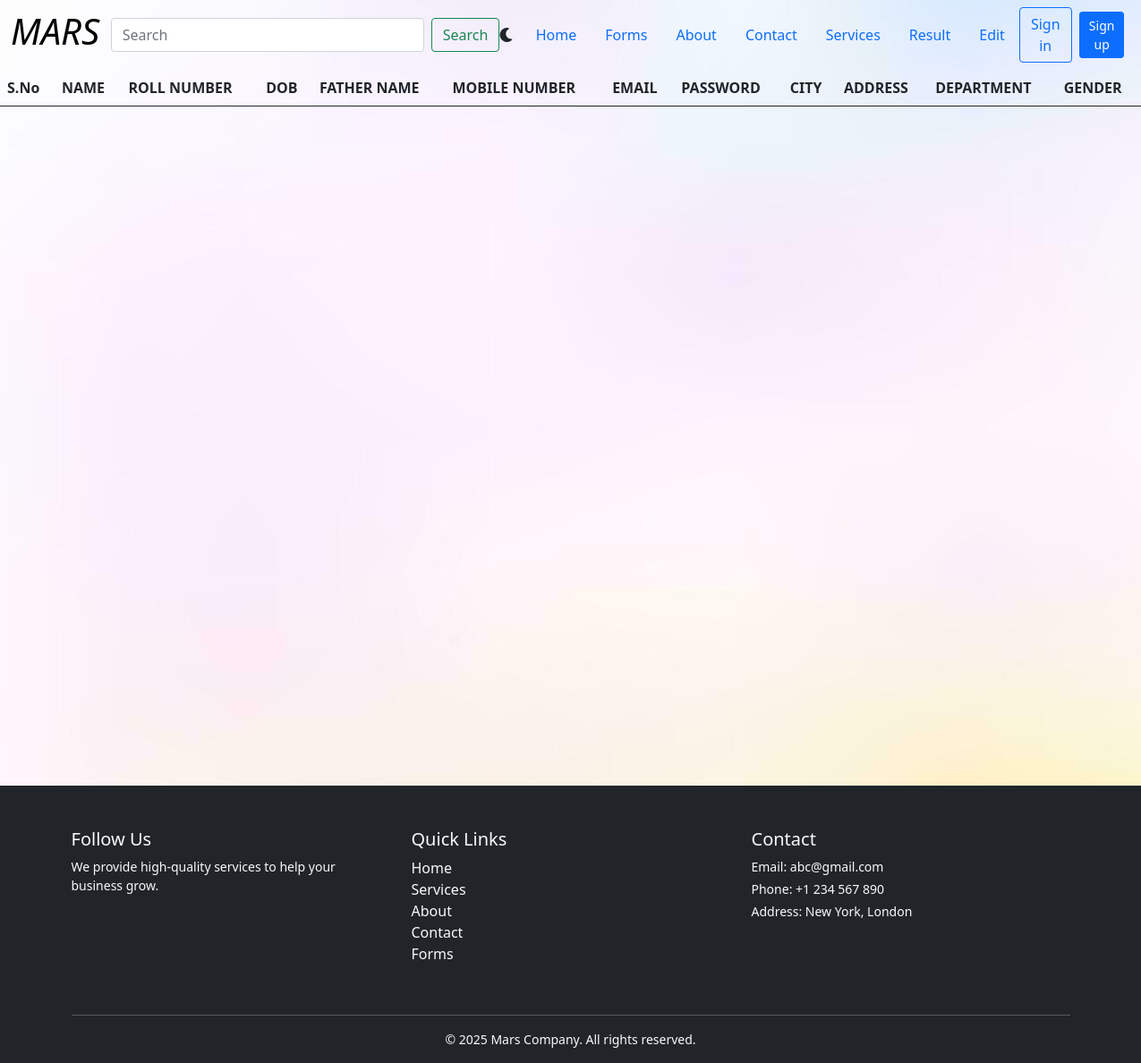
/result, run on an earlier commit of the app's database.
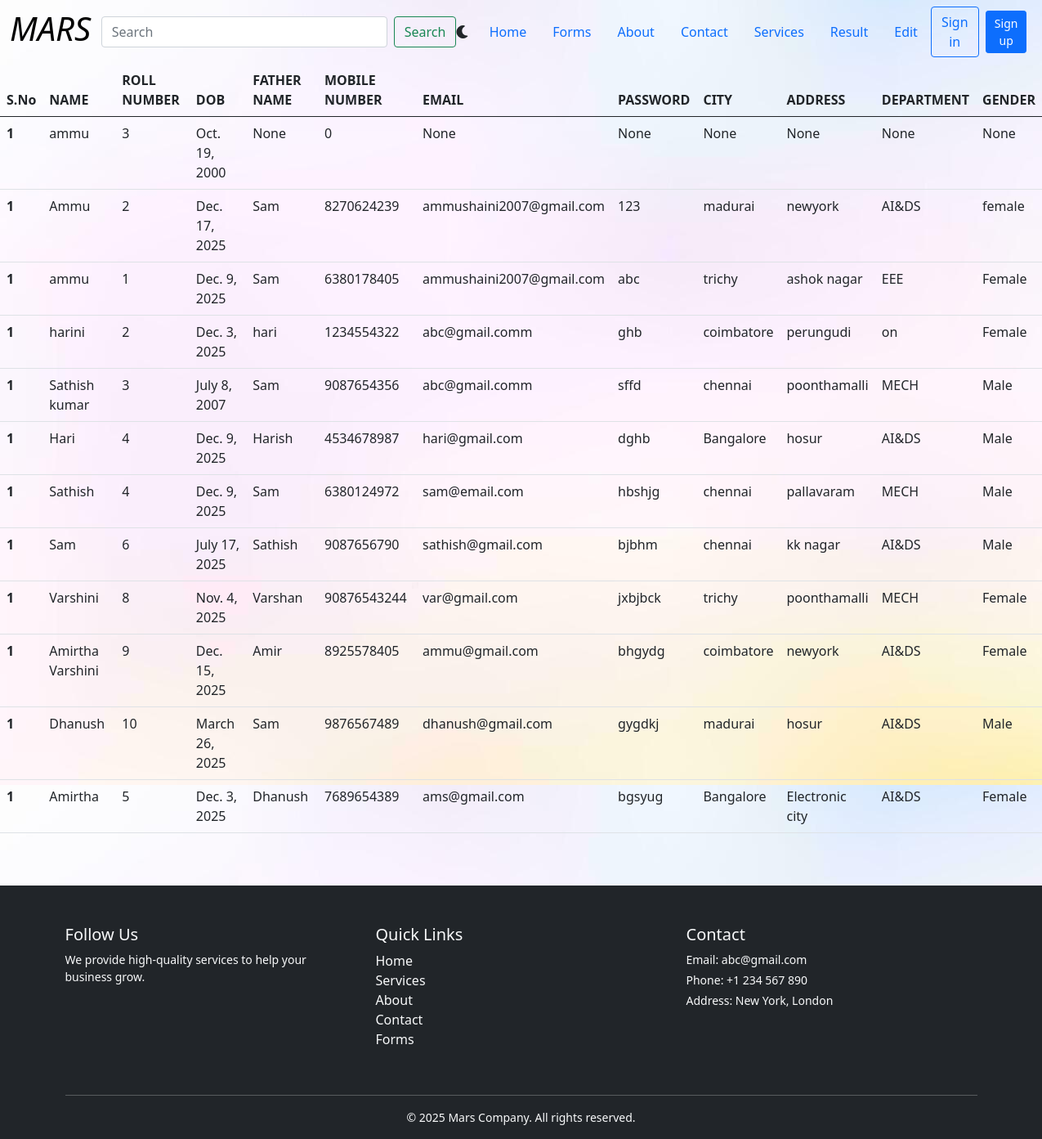
And on a later commit of the database.
### myapp/models.py (models this page shows)
class Forms(models.Model):
    name=models.CharField(max_length=100,null=True)
    number=models.IntegerField(default=0)
    dob=models.DateField(null=True, blank=True)
    father=models.CharField(max_length=100,null=True)
    mobile=models.IntegerField(default=0)
    email=models.EmailField(max_length=200,null=True)
    password=models.CharField(max_length=100,null=True)
    city=models.CharField(max_length=100,null=True)
    address=models.CharField(max_length=100,null=True)
    department=models.CharField(max_length=100,null=True)
    Gender=models.CharField(max_length=100,null=True)

### myapp/views.py (the view)
# urls.py: path('result',views.result,name='result'),
def result(request):
    result=Forms.objects.all()
    return render(request,'result.html',{"result":result})

### myapp/templates/result.html (shortened to what this page needs)
{% load static %}
<!DOCTYPE html>
<html lang="en">
<head>
</head>
<link href="https://cdn.jsdelivr.net/npm/bootstrap@5.0.2/dist/css/bootstrap.min.css" rel="stylesheet">
    <link rel="stylesheet" href="{% static 'assets/css/service.css' %}">
    <link rel="stylesheet" href="https://cdnjs.cloudflare.com/ajax/libs/font-awesome/7.0.1/css/all.min.css" />
</head>
    <body>
    <nav class="navbar navbar-expand-lg bg-body-tertiary">
  <div class="container-fluid">
    <h1 style="font-style: italic;color: black;">MARS</h1>
    <div class="collapse navbar-collapse" id="navbarSupportedContent">
      <ul class="navbar-nav me-auto mb-2 mb-lg-0">&nbsp;&nbsp;&nbsp;
        <input class="form-control me-2" type="search" placeholder="Search" aria-label="Search" style="width:350px;"><button class="btn btn-outline-success" type="submit">Search</button>
      </ul>
      <i class="fa-solid fa-moon"></i>&nbsp;&nbsp;
          <a class="nav-link active" aria-current="page" href="{% url 'index' %}">Home</a>
          <a class="nav-link active" aria-current="page" href="{% url 'forms' %}">Forms</a>
          <a class="nav-link active" aria-current="page" href="{% url 'about' %}">About</a>
          <a class="nav-link active" aria-current="page" href="{% url 'contact' %}">Contact</a>
           <a class="nav-link active" aria-current="page" href="{% url 'service' %}">Services</a>
           <a class="nav-link active" aria-current="page" href="{% url 'result' %}">Result</a>
           <a class="nav-link active" aria-current="page" href="{% url 'edit' %}">Edit</a>
            <a href="{% url 'signin' %}"><button type="button" class="btn btn-outline-primary">Sign in</button></a>&nbsp;&nbsp;
           <a href="{% url 'signup' %}"><button type="button" class="btn btn-primary btn-sm">Sign up</button></a>&nbsp;&nbsp;
    </div>
  </div>
</nav>
<div style="min-height: 100vh;">
<table class="table">
  <thead>
    <tr>
      <th scope="col">S.No</th>
      <th scope="col">NAME</th>
      <th scope="col">ROLL NUMBER</th>
      <th scope="col">DOB</th>
      <th scope="col">FATHER NAME</th>
      <th scope="col">MOBILE NUMBER</th>
      <th scope="col">EMAIL</th>
      <th scope="col">PASSWORD</th>
      <th scope="col">CITY</th>
      <th scope="col">ADDRESS</th>
      <th scope="col">DEPARTMENT</th>
      <th scope="col">GENDER</th>
    </tr>
  </thead>
  <tbody>
    {% for i in result %}
    <tr>
      <th scope="row">1</th>
    <td>{{i.name}}</td>
      <td>{{i.number}}</td>
      <td>{{i.dob}}</td>
      <td>{{i.father}}</td>
      <td>{{i.mobile}}</td>
      <td>{{i.email}}</td>
      <td>{{i.password}}</td>
      <td>{{i.city}}</td>
      <td>{{i.address}}</td>
      <td>{{i.department}}</td>
      <td>{{i.Gender}}</td>
    </tr>
    {% endfor %}
  </tbody>
</table><br><br>
</div>
<footer class="bg-dark text-light pt-5 pb-3">
  <div class="container">
    <div class="row">
      <div class="col-md-4 mb-4">
        <h5>Follow Us</h5>
        <p class="small">
          We provide high-quality services to help your business grow.
        </p>
      </div>
      <div class="col-md-4 mb-4">
        <h5>Quick Links</h5>
        <ul class="list-unstyled">
          <li><a href="{% url 'index' %}" class="text-light text-decoration-none">Home</a></li>
          <li><a href="{% url 'service' %}" class="text-light text-decoration-none">Services</a></li>
          <li><a href="{% url 'about' %}" class="text-light text-decoration-none">About</a></li>
          <li><a href="{% url 'contact' %}" class="text-light text-decoration-none">Contact</a></li>
          <li><a href="{% url 'forms' %}" class="text-light text-decoration-none">Forms</a></li>
        </ul>
      </div>
      <div class="col-md-4 mb-4">
        <h5>Contact</h5>
        <p class="small mb-1">Email: abc@gmail.com</p>
        <p class="small mb-1">Phone: +1 234 567 890</p>
        <p class="small">Address: New York, London</p>
      </div>
    </div>
    <hr class="border-secondary">
    <div class="text-center small">
      © 2025  Mars Company. All rights reserved.
    </div>
  </div>
</footer>
  </body>
</html>

### myapp/static/assets/css/service.css (style rules this page uses)
body { background-image: url("contact.jpg"); background-repeat: no-repeat; }

### myapp/templates/result.html (style rules this page uses)
body { background-image: url("../static/assets/img/service.jpg"); background-repeat: repeat; }

What changed in the data, as far as the page shows it:
added Forms: name "ammu", number "3", dob "Oct. 19, 2000", father "None", mobile "0", email "None", password "None", city "None", address "None", department "None", Gender "None"
added Forms: name "Ammu", number "2", dob "Dec. 17, 2025", father "Sam", mobile "8270624239", email "ammushaini2007@gmail.com", password "123", city "madurai", address "newyork", department "AI&DS", Gender "female"
added Forms: name "ammu", number "1", dob "Dec. 9, 2025", father "Sam", mobile "6380178405", email "ammushaini2007@gmail.com", password "abc", city "trichy", address "ashok nagar", department "EEE", Gender "Female"
added Forms: name "harini", number "2", dob "Dec. 3, 2025", father "hari", mobile "1234554322", email "abc@gmail.comm", password "ghb", city "coimbatore", address "perungudi", department "on", Gender "Female"
added Forms: name "Sathish kumar", number "3", dob "July 8, 2007", father "Sam", mobile "9087654356", email "abc@gmail.comm", password "sffd", city "chennai", address "poonthamalli", department "MECH", Gender "Male"
added Forms: name "Hari", number "4", dob "Dec. 9, 2025", father "Harish", mobile "4534678987", email "hari@gmail.com", password "dghb", city "Bangalore", address "hosur", department "AI&DS", Gender "Male"
added Forms: name "Sathish", number "4", dob "Dec. 9, 2025", father "Sam", mobile "6380124972", email "sam@email.com", password "hbshjg", city "chennai", address "pallavaram", department "MECH", Gender "Male"
added Forms: name "Sam", number "6", dob "July 17, 2025", father "Sathish", mobile "9087656790", email "sathish@gmail.com", password "bjbhm", city "chennai", address "kk nagar", department "AI&DS", Gender "Male"
added Forms: name "Varshini", number "8", dob "Nov. 4, 2025", father "Varshan", mobile "90876543244", email "var@gmail.com", password "jxbjbck", city "trichy", address "poonthamalli", department "MECH", Gender "Female"
added Forms: name "Amirtha Varshini", number "9", dob "Dec. 15, 2025", father "Amir", mobile "8925578405", email "ammu@gmail.com", password "bhgydg", city "coimbatore", address "newyork", department "AI&DS", Gender "Female"
added Forms: name "Dhanush", number "10", dob "March 26, 2025", father "Sam", mobile "9876567489", email "dhanush@gmail.com", password "gygdkj", city "madurai", address "hosur", department "AI&DS", Gender "Male"
added Forms: name "Amirtha", number "5", dob "Dec. 3, 2025", father "Dhanush", mobile "7689654389", email "ams@gmail.com", password "bgsyug", city "Bangalore", address "Electronic city", department "AI&DS", Gender "Female"
